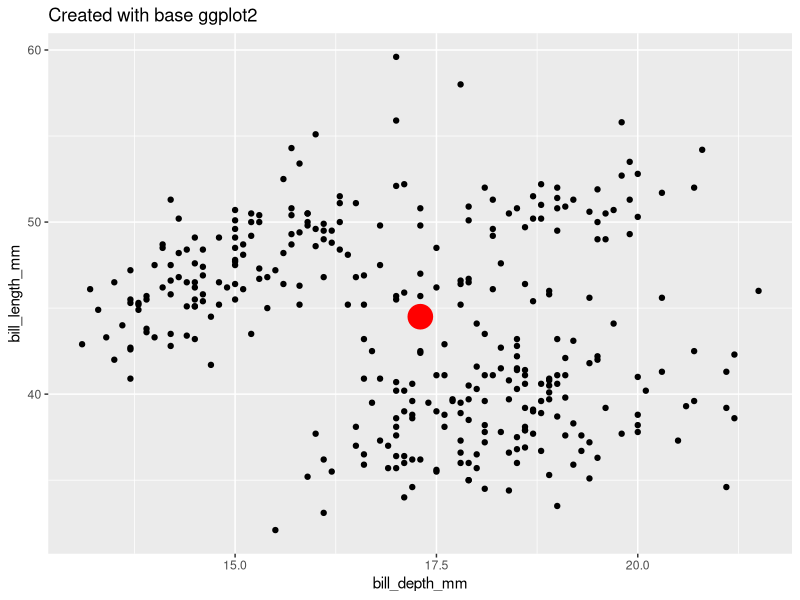
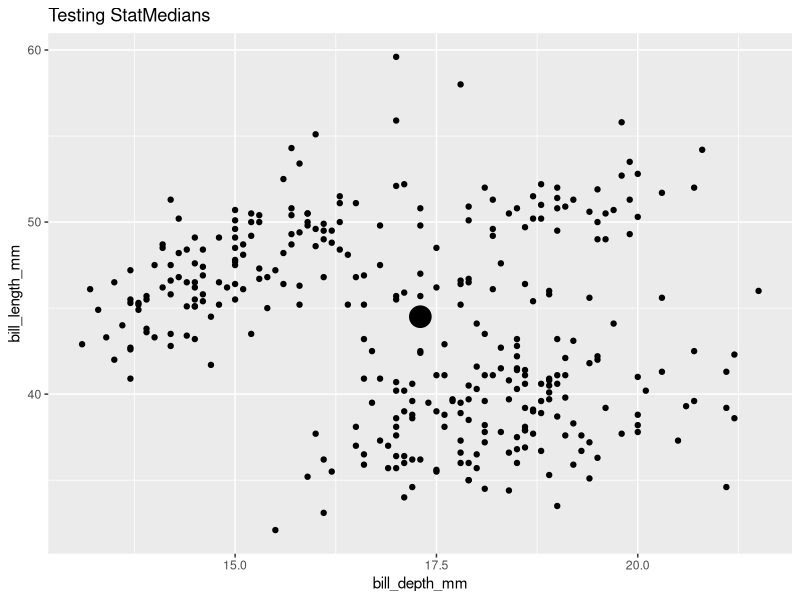
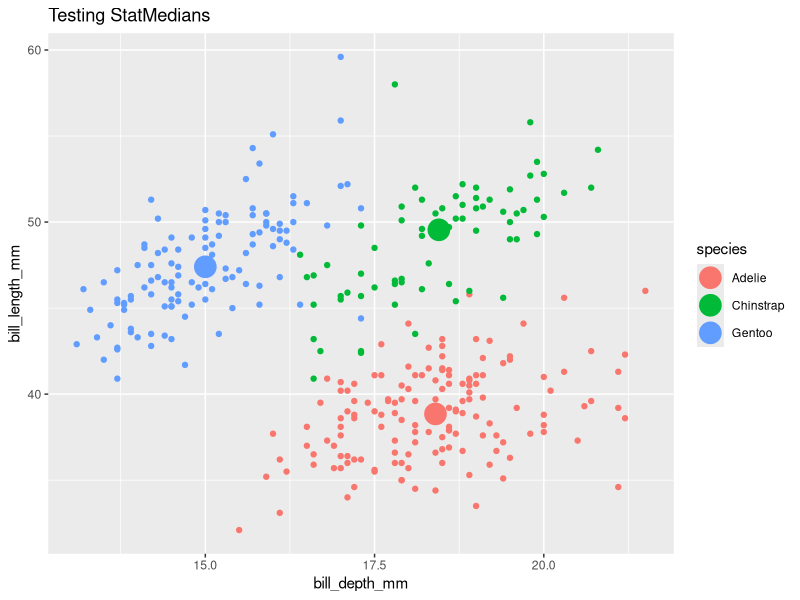
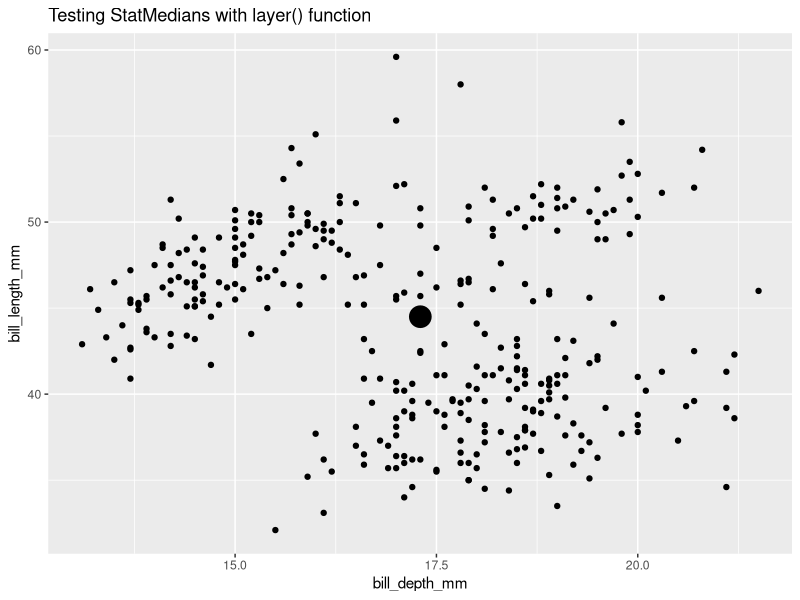
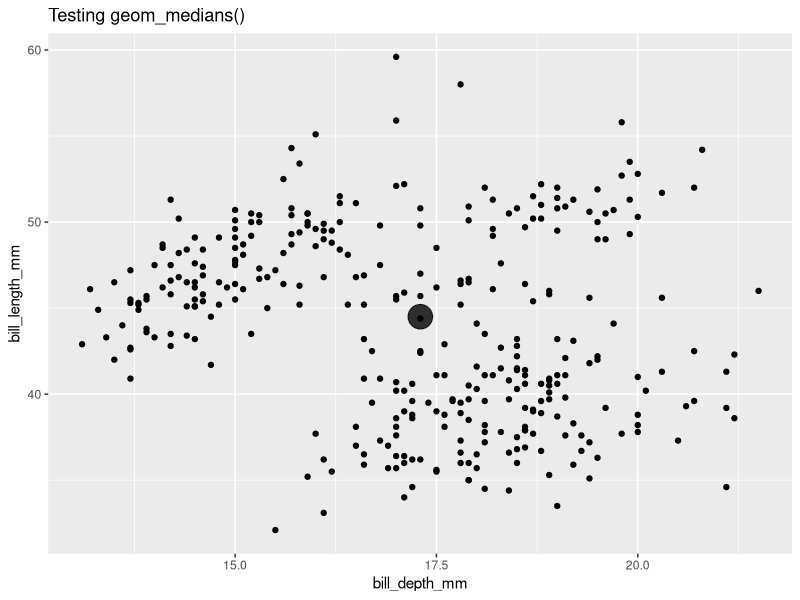
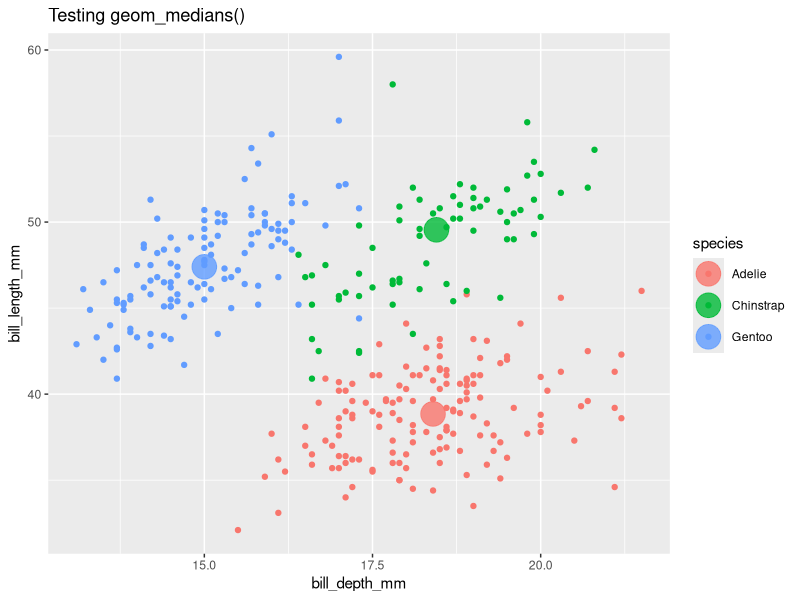
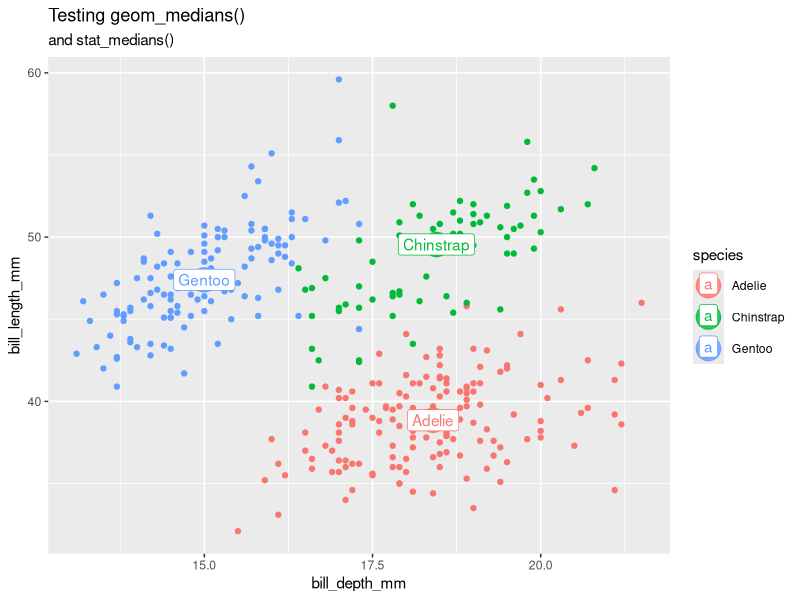
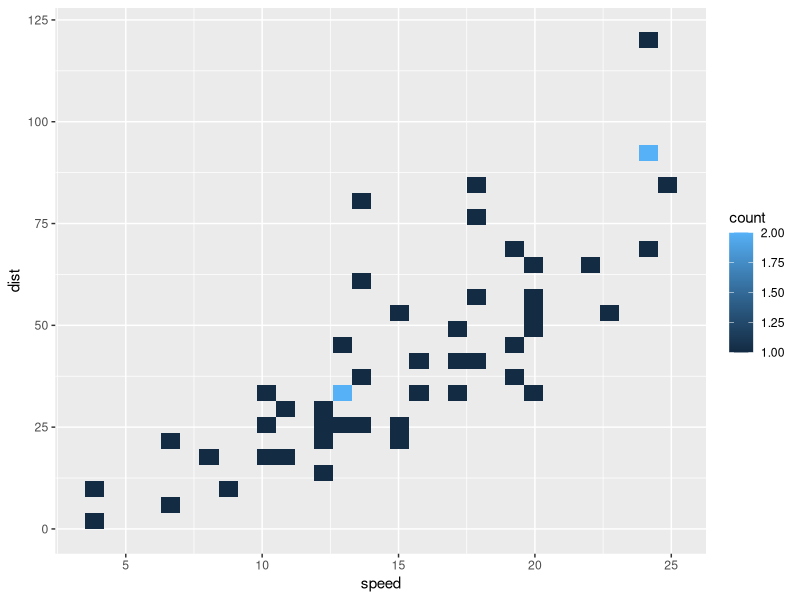

Write R code to recreate these figures, in order.
## ---- chunk 1

## ---- chunk 2
#| label: setup
#| include: false 
knitr::opts_chunk$set(echo = TRUE, message = F, warning = F)
## ---- chunk 3
library(tidyverse)
library(palmerpenguins)
penguins_clean <- remove_missing(penguins) 
glimpse(penguins_clean)
## ---- chunk 4
#| label: penguins
# Compute.
penguins_medians <- penguins_clean |> 
  summarize(bill_length_mm_median = median(bill_length_mm),
            bill_depth_mm_median = median(bill_depth_mm))

# Plot.
penguins_clean |> 
  ggplot() + 
  aes(x = bill_depth_mm, y = bill_length_mm) + 
  geom_point() + 
  geom_point(data = penguins_medians,
             aes(x = bill_depth_mm_median,
                 y = bill_length_mm_median),
             size = 8, color = "red") + 
  labs(title = "Created with base ggplot2")
## ---- chunk 5
layer_data(plot = last_plot(), 
           i = 2) # layer 2, the computed means, is of interest
## ---- chunk 6
#| label: compute_group_medians

# Define compute.
compute_group_medians <- function(data, ...){ 
  data |> 
    summarize(x = median(x),
              y = median(y))
}
## ---- chunk 7
# Test compute. 
penguins_clean |>
  select(x = bill_depth_mm,  
         y = bill_length_mm) |>  
  compute_group_medians()
## ---- chunk 8
#| label: StatMedians
StatMedians <- 
  ggplot2::ggproto(`_class` = "StatMedians",              # <1>
                   `_inherit` = ggplot2::Stat,            # <2>
                   compute_group = compute_group_medians, # <3>
                   required_aes = c("x", "y"))            # <4>
## ---- chunk 9
names(ggplot2::Stat) # which elements exist in Stat
ggplot2::Stat$required_aes # generic some kind of NULL behaivor
## ---- chunk 10
penguins_clean |> 
  ggplot() + 
  aes(x = bill_depth_mm,
      y = bill_length_mm) + 
  geom_point() + 
  geom_point(stat = StatMedians, size = 7) + 
  labs(title = "Testing StatMedians")
## ---- chunk 11
last_plot() + 
  aes(color = species)
## ---- chunk 12
penguins_clean |> 
  ggplot() + 
  aes(x = bill_depth_mm,
      y = bill_length_mm) + 
  geom_point() + 
  layer(geom = GeomPoint, 
        stat = StatMedians, 
        position = "identity", 
        params = list(size = 7)) + 
  labs(title = "Testing StatMedians with layer() function")
## ---- chunk 13
#| label: geom_point_medians

# user-facing function
stat_medians <- function(mapping = NULL, data = NULL, 
                         geom = "point", position = "identity", 
                         ..., show.legend = NA, inherit.aes = TRUE) 
{
    layer(data = data, mapping = mapping, stat = StatMedians, 
        geom = geom, position = position, show.legend = show.legend, 
        inherit.aes = inherit.aes, params = rlang::list2(na.rm = FALSE, 
            ...))
}
## ---- chunk 14
stat_identity
## ---- chunk 15
geom_medians <- stat_medians
## ---- chunk 16
## Test user-facing.
penguins_clean |>
  ggplot() +
  aes(x = bill_depth_mm, y = bill_length_mm) +
  geom_point() +
  geom_medians(size = 8, alpha = .8)  + 
  labs(title = "Testing geom_medians()")
## ---- chunk 17
last_plot() + 
  aes(color = species) 
## ---- chunk 18
last_plot() + 
  stat_medians(geom = "label", aes(label = species))  + 
  labs(subtitle = "and stat_medians()")
## ---- chunk 19
library(tidyverse)

# Step 1. Define compute
compute_group_medians <- function(data, scales){
  
  data |>
    summarise(x = median(x), y = median(y))
  
}

# Step 2. Define Stat
StatMedians = ggproto(`_class` = "StatMedians",
                      `_inherit` = Stat,
                      required_aes = c("x", "y"),
                      compute_group = compute_group_medians)

# Step 3. Define user-facing functions

## define stat_*()
stat_medians <- function(mapping = NULL, data = NULL, 
                         geom = "point", position = "identity", 
                         ..., show.legend = NA, inherit.aes = TRUE) 
{
    layer(data = data, mapping = mapping, stat = StatMedians, 
        geom = geom, position = position, show.legend = show.legend, 
        inherit.aes = inherit.aes, params = rlang::list2(na.rm = FALSE, 
            ...))
}

## define geom_*()
geom_medians <- stat_medians
## ---- chunk 20
library(tidyverse)
ggplot(cars) + 
  aes(speed, dist) + 
  geom_bin_2d() 

last_plot() + 
  scale_fill_continuous()
